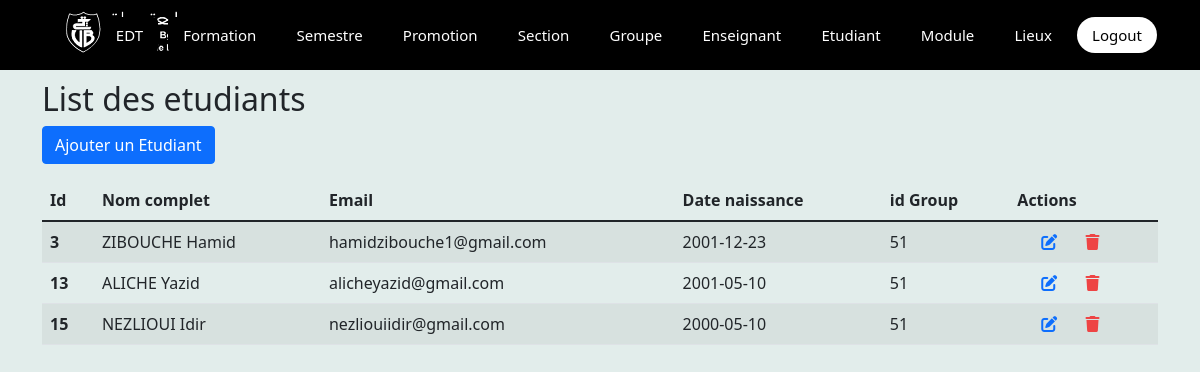
/siteAppFinal/phpAet/viewEtudiant.php (signed in), run on the app's committed database.
### tables this page shows
CREATE TABLE `etudiant` (
  `id_etd` int(11) NOT NULL,
  `nom_etd` varchar(255) NOT NULL,
  `prenom_etd` varchar(255) NOT NULL,
  `email_etd` varchar(255) NOT NULL,
  `date_naiss_etd` date NOT NULL,
  `id_grp` int(11) NOT NULL
);

### siteAppFinal/phpAet/viewEtudiant.php (the view, shortened to what this page needs)
<!DOCTYPE html>
<html lang="en">
<head>
    <link rel="stylesheet" href="https://cdn.jsdelivr.net/npm/bootstrap@5.1.3/dist/css/bootstrap.min.css" />
    <link rel="stylesheet" href="https://cdnjs.cloudflare.com/ajax/libs/font-awesome/6.0.0-beta3/css/all.min.css" />
    <link rel="stylesheet" href="../CSSapp/styleListEtudiant.css?jd" />
</head>
<body>
    <div class="container">
    <h2>List des etudiants</h2>
        <div class="row pt-0">
            <a href="gestionEnseignant.php">
                <buttun class="btn btn-primary" type="button">
                    Ajouter un Etudiant</buttun>
            </a>
        </div>
        <table class=" table table-striped mt-3">
            <thead>
                <tr>
                    <th>Id</th>
                    <th>Nom complet</th>
                    <th>Email</th>
                    <th>Date naissance</th>
                    <th>id Group</th>
                    <th>Actions</th>
                </tr>
            </thead>
            <tbody>
                <?php
                require("connexion.php");
                $resultat=$bdEmploiTemps->query("SELECT * from etudiant");
                while($tuple=$resultat->fetch()){ ?>
                <tr>
                    <th scope="row"><?php echo $tuple['id_etd'] ;?></th>
                    <td ><?php echo $tuple['nom_etd']." ".$tuple['prenom_etd'] ;?></td>
                    <td><?php echo $tuple['email_etd']; ?></td>
                    <td><?php echo $tuple['date_naiss_etd']; ?></td>
                    <td><?php echo $tuple['id_grp']; ?></td>
                    <td>
                        <a href="update.php?id_etd=<?php echo $tuple['id_etd'];?>"class="m-4">
                            <i class="fa fa-edit fa-1x"></i></a>
                        <i class="fa fa-trash fa-1x red-icon" data-bs-toggle="modal"
                            data-bs-target="#exempleModal<?php echo $tuple['id_etd'];?>"></i>
                    </td>
                </tr>
                <?php }?>
            </tbody>
        </table>
    </div>
</body>
</html>

### siteAppFinal/CSSapp/styleListEtudiant.css (style rules this page uses)
i[class="fa fa-trash fa-1x red-icon"] { color: rgb(238, 68, 68); }
h2 { margin-top: 10px; }
.container { margin-top: 20px; }

### siteAppFinal/inclusion/nav_bar.php (style rules this page uses)
* { margin: 0; padding: 0; box-sizing: border-box; font-family: 'Segoe UI', Tahoma, Geneva, Verdana, sans-serif; }
body { margin-top:80px; position: relative; background-color: rgb(226, 237, 235); }

### data on the page
etudiant: id_etd "3", nom_etd "ZIBOUCHE", prenom_etd "Hamid", email_etd "hamidzibouche1@gmail.com", date_naiss_etd "2001-12-23", id_grp "51"
etudiant: id_etd "13", nom_etd "ALICHE", prenom_etd "Yazid", email_etd "alicheyazid@gmail.com", date_naiss_etd "2001-05-10", id_grp "51"
etudiant: id_etd "15", nom_etd "NEZLIOUI", prenom_etd "Idir", email_etd "nezliouiidir@gmail.com", date_naiss_etd "2000-05-10", id_grp "51"
